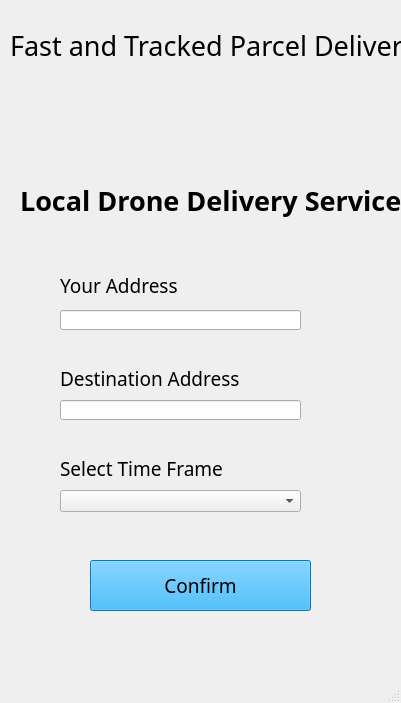
<?xml version="1.0" encoding="UTF-8"?>
<ui version="4.0">
 <class>MainWindow</class>
 <widget class="QMainWindow" name="MainWindow">
  <property name="geometry">
   <rect>
    <x>0</x>
    <y>0</y>
    <width>401</width>
    <height>703</height>
   </rect>
  </property>
  <property name="windowTitle">
   <string>MainWindow</string>
  </property>
  <property name="autoFillBackground">
   <bool>false</bool>
  </property>
  <property name="styleSheet">
   <string notr="true"/>
  </property>
  <widget class="QWidget" name="centralwidget">
   <property name="styleSheet">
    <string notr="true"/>
   </property>
   <widget class="QPushButton" name="confirmButton">
    <property name="geometry">
     <rect>
      <x>90</x>
      <y>560</y>
      <width>221</width>
      <height>51</height>
     </rect>
    </property>
    <property name="palette">
     <palette>
      <active>
       <colorrole role="WindowText">
        <brush brushstyle="SolidPattern">
         <color alpha="255">
          <red>0</red>
          <green>0</green>
          <blue>0</blue>
         </color>
        </brush>
       </colorrole>
       <colorrole role="Button">
        <brush brushstyle="SolidPattern">
         <color alpha="255">
          <red>7</red>
          <green>168</green>
          <blue>255</blue>
         </color>
        </brush>
       </colorrole>
       <colorrole role="Light">
        <brush brushstyle="SolidPattern">
         <color alpha="255">
          <red>135</red>
          <green>213</green>
          <blue>255</blue>
         </color>
        </brush>
       </colorrole>
       <colorrole role="Midlight">
        <brush brushstyle="SolidPattern">
         <color alpha="255">
          <red>71</red>
          <green>190</green>
          <blue>255</blue>
         </color>
        </brush>
       </colorrole>
       <colorrole role="Dark">
        <brush brushstyle="SolidPattern">
         <color alpha="255">
          <red>3</red>
          <green>84</green>
          <blue>127</blue>
         </color>
        </brush>
       </colorrole>
       <colorrole role="Mid">
        <brush brushstyle="SolidPattern">
         <color alpha="255">
          <red>4</red>
          <green>112</green>
          <blue>170</blue>
         </color>
        </brush>
       </colorrole>
       <colorrole role="Text">
        <brush brushstyle="SolidPattern">
         <color alpha="255">
          <red>0</red>
          <green>0</green>
          <blue>0</blue>
         </color>
        </brush>
       </colorrole>
       <colorrole role="BrightText">
        <brush brushstyle="SolidPattern">
         <color alpha="255">
          <red>255</red>
          <green>255</green>
          <blue>255</blue>
         </color>
        </brush>
       </colorrole>
       <colorrole role="ButtonText">
        <brush brushstyle="SolidPattern">
         <color alpha="255">
          <red>0</red>
          <green>0</green>
          <blue>0</blue>
         </color>
        </brush>
       </colorrole>
       <colorrole role="Base">
        <brush brushstyle="SolidPattern">
         <color alpha="255">
          <red>255</red>
          <green>255</green>
          <blue>255</blue>
         </color>
        </brush>
       </colorrole>
       <colorrole role="Window">
        <brush brushstyle="SolidPattern">
         <color alpha="255">
          <red>7</red>
          <green>168</green>
          <blue>255</blue>
         </color>
        </brush>
       </colorrole>
       <colorrole role="Shadow">
        <brush brushstyle="SolidPattern">
         <color alpha="255">
          <red>0</red>
          <green>0</green>
          <blue>0</blue>
         </color>
        </brush>
       </colorrole>
       <colorrole role="AlternateBase">
        <brush brushstyle="SolidPattern">
         <color alpha="255">
          <red>131</red>
          <green>211</green>
          <blue>255</blue>
         </color>
        </brush>
       </colorrole>
       <colorrole role="ToolTipBase">
        <brush brushstyle="SolidPattern">
         <color alpha="255">
          <red>255</red>
          <green>255</green>
          <blue>220</blue>
         </color>
        </brush>
       </colorrole>
       <colorrole role="ToolTipText">
        <brush brushstyle="SolidPattern">
         <color alpha="255">
          <red>0</red>
          <green>0</green>
          <blue>0</blue>
         </color>
        </brush>
       </colorrole>
      </active>
      <inactive>
       <colorrole role="WindowText">
        <brush brushstyle="SolidPattern">
         <color alpha="255">
          <red>0</red>
          <green>0</green>
          <blue>0</blue>
         </color>
        </brush>
       </colorrole>
       <colorrole role="Button">
        <brush brushstyle="SolidPattern">
         <color alpha="255">
          <red>7</red>
          <green>168</green>
          <blue>255</blue>
         </color>
        </brush>
       </colorrole>
       <colorrole role="Light">
        <brush brushstyle="SolidPattern">
         <color alpha="255">
          <red>135</red>
          <green>213</green>
          <blue>255</blue>
         </color>
        </brush>
       </colorrole>
       <colorrole role="Midlight">
        <brush brushstyle="SolidPattern">
         <color alpha="255">
          <red>71</red>
          <green>190</green>
          <blue>255</blue>
         </color>
        </brush>
       </colorrole>
       <colorrole role="Dark">
        <brush brushstyle="SolidPattern">
         <color alpha="255">
          <red>3</red>
          <green>84</green>
          <blue>127</blue>
         </color>
        </brush>
       </colorrole>
       <colorrole role="Mid">
        <brush brushstyle="SolidPattern">
         <color alpha="255">
          <red>4</red>
          <green>112</green>
          <blue>170</blue>
         </color>
        </brush>
       </colorrole>
       <colorrole role="Text">
        <brush brushstyle="SolidPattern">
         <color alpha="255">
          <red>0</red>
          <green>0</green>
          <blue>0</blue>
         </color>
        </brush>
       </colorrole>
       <colorrole role="BrightText">
        <brush brushstyle="SolidPattern">
         <color alpha="255">
          <red>255</red>
          <green>255</green>
          <blue>255</blue>
         </color>
        </brush>
       </colorrole>
       <colorrole role="ButtonText">
        <brush brushstyle="SolidPattern">
         <color alpha="255">
          <red>0</red>
          <green>0</green>
          <blue>0</blue>
         </color>
        </brush>
       </colorrole>
       <colorrole role="Base">
        <brush brushstyle="SolidPattern">
         <color alpha="255">
          <red>255</red>
          <green>255</green>
          <blue>255</blue>
         </color>
        </brush>
       </colorrole>
       <colorrole role="Window">
        <brush brushstyle="SolidPattern">
         <color alpha="255">
          <red>7</red>
          <green>168</green>
          <blue>255</blue>
         </color>
        </brush>
       </colorrole>
       <colorrole role="Shadow">
        <brush brushstyle="SolidPattern">
         <color alpha="255">
          <red>0</red>
          <green>0</green>
          <blue>0</blue>
         </color>
        </brush>
       </colorrole>
       <colorrole role="AlternateBase">
        <brush brushstyle="SolidPattern">
         <color alpha="255">
          <red>131</red>
          <green>211</green>
          <blue>255</blue>
         </color>
        </brush>
       </colorrole>
       <colorrole role="ToolTipBase">
        <brush brushstyle="SolidPattern">
         <color alpha="255">
          <red>255</red>
          <green>255</green>
          <blue>220</blue>
         </color>
        </brush>
       </colorrole>
       <colorrole role="ToolTipText">
        <brush brushstyle="SolidPattern">
         <color alpha="255">
          <red>0</red>
          <green>0</green>
          <blue>0</blue>
         </color>
        </brush>
       </colorrole>
      </inactive>
      <disabled>
       <colorrole role="WindowText">
        <brush brushstyle="SolidPattern">
         <color alpha="255">
          <red>3</red>
          <green>84</green>
          <blue>127</blue>
         </color>
        </brush>
       </colorrole>
       <colorrole role="Button">
        <brush brushstyle="SolidPattern">
         <color alpha="255">
          <red>7</red>
          <green>168</green>
          <blue>255</blue>
         </color>
        </brush>
       </colorrole>
       <colorrole role="Light">
        <brush brushstyle="SolidPattern">
         <color alpha="255">
          <red>135</red>
          <green>213</green>
          <blue>255</blue>
         </color>
        </brush>
       </colorrole>
       <colorrole role="Midlight">
        <brush brushstyle="SolidPattern">
         <color alpha="255">
          <red>71</red>
          <green>190</green>
          <blue>255</blue>
         </color>
        </brush>
       </colorrole>
       <colorrole role="Dark">
        <brush brushstyle="SolidPattern">
         <color alpha="255">
          <red>3</red>
          <green>84</green>
          <blue>127</blue>
         </color>
        </brush>
       </colorrole>
       <colorrole role="Mid">
        <brush brushstyle="SolidPattern">
         <color alpha="255">
          <red>4</red>
          <green>112</green>
          <blue>170</blue>
         </color>
        </brush>
       </colorrole>
       <colorrole role="Text">
        <brush brushstyle="SolidPattern">
         <color alpha="255">
          <red>3</red>
          <green>84</green>
          <blue>127</blue>
         </color>
        </brush>
       </colorrole>
       <colorrole role="BrightText">
        <brush brushstyle="SolidPattern">
         <color alpha="255">
          <red>255</red>
          <green>255</green>
          <blue>255</blue>
         </color>
        </brush>
       </colorrole>
       <colorrole role="ButtonText">
        <brush brushstyle="SolidPattern">
         <color alpha="255">
          <red>3</red>
          <green>84</green>
          <blue>127</blue>
         </color>
        </brush>
       </colorrole>
       <colorrole role="Base">
        <brush brushstyle="SolidPattern">
         <color alpha="255">
          <red>7</red>
          <green>168</green>
          <blue>255</blue>
         </color>
        </brush>
       </colorrole>
       <colorrole role="Window">
        <brush brushstyle="SolidPattern">
         <color alpha="255">
          <red>7</red>
          <green>168</green>
          <blue>255</blue>
         </color>
        </brush>
       </colorrole>
       <colorrole role="Shadow">
        <brush brushstyle="SolidPattern">
         <color alpha="255">
          <red>0</red>
          <green>0</green>
          <blue>0</blue>
         </color>
        </brush>
       </colorrole>
       <colorrole role="AlternateBase">
        <brush brushstyle="SolidPattern">
         <color alpha="255">
          <red>7</red>
          <green>168</green>
          <blue>255</blue>
         </color>
        </brush>
       </colorrole>
       <colorrole role="ToolTipBase">
        <brush brushstyle="SolidPattern">
         <color alpha="255">
          <red>255</red>
          <green>255</green>
          <blue>220</blue>
         </color>
        </brush>
       </colorrole>
       <colorrole role="ToolTipText">
        <brush brushstyle="SolidPattern">
         <color alpha="255">
          <red>0</red>
          <green>0</green>
          <blue>0</blue>
         </color>
        </brush>
       </colorrole>
      </disabled>
     </palette>
    </property>
    <property name="font">
     <font>
      <family>Segoe UI Semilight</family>
      <pointsize>14</pointsize>
     </font>
    </property>
    <property name="acceptDrops">
     <bool>false</bool>
    </property>
    <property name="autoFillBackground">
     <bool>false</bool>
    </property>
    <property name="text">
     <string>Confirm</string>
    </property>
   </widget>
   <widget class="QLabel" name="label_3">
    <property name="geometry">
     <rect>
      <x>10</x>
      <y>-10</y>
      <width>451</width>
      <height>111</height>
     </rect>
    </property>
    <property name="font">
     <font>
      <family>Segoe UI Semilight</family>
      <pointsize>20</pointsize>
      <weight>50</weight>
      <bold>false</bold>
     </font>
    </property>
    <property name="text">
     <string>Fast and Tracked Parcel Delivery</string>
    </property>
   </widget>
   <widget class="QLabel" name="label_4">
    <property name="geometry">
     <rect>
      <x>20</x>
      <y>170</y>
      <width>381</width>
      <height>61</height>
     </rect>
    </property>
    <property name="font">
     <font>
      <family>Segoe UI Semibold</family>
      <pointsize>20</pointsize>
      <weight>75</weight>
      <bold>true</bold>
     </font>
    </property>
    <property name="text">
     <string>Local Drone Delivery Service</string>
    </property>
   </widget>
   <widget class="QLabel" name="label_5">
    <property name="geometry">
     <rect>
      <x>130</x>
      <y>60</y>
      <width>121</width>
      <height>141</height>
     </rect>
    </property>
    <property name="text">
     <string/>
    </property>
    <property name="pixmap">
     <pixmap>Vector.png</pixmap>
    </property>
   </widget>
   <widget class="QLabel" name="label">
    <property name="geometry">
     <rect>
      <x>60</x>
      <y>260</y>
      <width>181</width>
      <height>51</height>
     </rect>
    </property>
    <property name="font">
     <font>
      <family>Segoe UI Semilight</family>
      <pointsize>14</pointsize>
     </font>
    </property>
    <property name="text">
     <string>Your Address</string>
    </property>
   </widget>
   <widget class="QLineEdit" name="enterYourAddress">
    <property name="geometry">
     <rect>
      <x>60</x>
      <y>310</y>
      <width>241</width>
      <height>20</height>
     </rect>
    </property>
   </widget>
   <widget class="QLabel" name="label_2">
    <property name="geometry">
     <rect>
      <x>60</x>
      <y>370</y>
      <width>261</width>
      <height>16</height>
     </rect>
    </property>
    <property name="font">
     <font>
      <family>Segoe UI Semilight</family>
      <pointsize>14</pointsize>
     </font>
    </property>
    <property name="text">
     <string>Destination Address</string>
    </property>
   </widget>
   <widget class="QLineEdit" name="enterDestinationAddress">
    <property name="geometry">
     <rect>
      <x>60</x>
      <y>400</y>
      <width>241</width>
      <height>20</height>
     </rect>
    </property>
   </widget>
   <widget class="QLabel" name="label_6">
    <property name="geometry">
     <rect>
      <x>60</x>
      <y>460</y>
      <width>261</width>
      <height>16</height>
     </rect>
    </property>
    <property name="font">
     <font>
      <family>Segoe UI Semilight</family>
      <pointsize>14</pointsize>
     </font>
    </property>
    <property name="text">
     <string>Select Time Frame</string>
    </property>
   </widget>
   <widget class="QComboBox" name="selectTimeFrame">
    <property name="geometry">
     <rect>
      <x>60</x>
      <y>490</y>
      <width>241</width>
      <height>22</height>
     </rect>
    </property>
    <property name="currentText">
     <string/>
    </property>
   </widget>
  </widget>
  <widget class="QMenuBar" name="menubar">
   <property name="geometry">
    <rect>
     <x>0</x>
     <y>0</y>
     <width>401</width>
     <height>21</height>
    </rect>
   </property>
  </widget>
  <widget class="QStatusBar" name="statusbar"/>
 </widget>
 <resources/>
 <connections/>
</ui>
